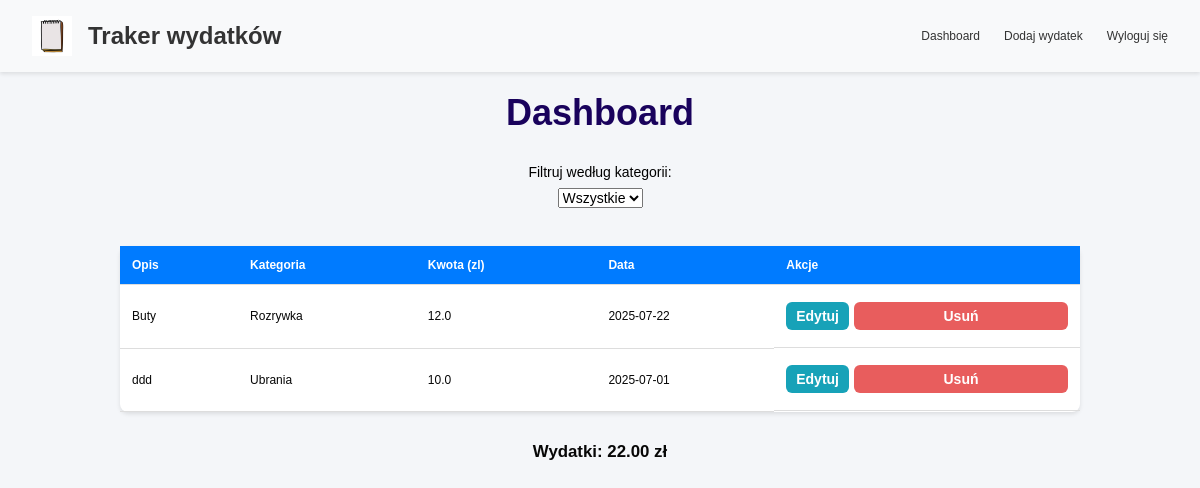
The app's page / (signed in) with its own data.
### app/models.py (models this page shows, shortened)
class Expense(db.Model):
    id = db.Column(db.Integer, primary_key=True)
    amount = db.Column(db.Float, nullable=False)
    description = db.Column(db.String(200))
    category = db.Column(db.String(100))
    date = db.Column(db.Date, nullable=False)
    user_id = db.Column(db.Integer, db.ForeignKey("user.id"), nullable=False)

### app/routes.py (the view)
    @app.route("/")
    @login_required
    def index():
        expenses = Expense.query.filter_by(user_id=current_user.id).all()
        category_totals = {}
        for expense in expenses:
            category = expense.category
            category_totals[category] = category_totals.get(category, 0) + float(
                expense.amount
            )
        return render_template(
            "index.html", expenses=expenses, category_totals=category_totals
        )

### app/routes.py (called while the page is built)
@login_manager.user_loader
def load_user(user_id):
    return db.session.get(User, int(user_id))

### app/templates/index.html (shortened to what this page needs)
{% extends "base.html" %}
{% block content %}
<h2>Dashboard</h2>
<div class="filter-wrapper">
  <label for="categoryFilter">Filtruj według kategorii:</label>
  <select id="categoryFilter">
      <option value="all">Wszystkie</option>
  </select>
</div>
<table>
    <thead>
        <tr>
            <th class="sortable"><span>Opis</span> </th>
            <th class="sortable"><span>Kategoria</span> </th>
            <th class="sortable"><span>Kwota (zl)</span> </th>
            <th class="sortable"><span>Data</span> </th>
            <th>Akcje</th>
        </tr>
    </thead>
    <tbody>
        {% for expense in expenses %}
        <tr>
            <td>{{ expense.description }}</td>
            <td>{{ expense.category }}</td>
            <td>{{ expense.amount }}</td>
            <td>{{ expense.date }}</td>
            <td class="actions-cell">
                <a href="{{ url_for('edit_expense', expense_id=expense.id) }}" class="action-button action-link">Edytuj</a>
                <form action="{{ url_for('delete_expense', expense_id=expense.id) }}" method="POST">
                    <button type="submit" class="action-button delete-btn">Usuń</button>
                </form>
            </td>
        </tr>
        {% endfor %}
    </tbody>
</table>
<div id="total">
    <h3>Wydatki: <span id="totalAmount">0.00</span> zł</h3>
</div>
{% endblock %}

### app/static/css/styles.css (style rules this page uses)
body { font-family: Arial, Helvetica, sans-serif; font-size: 12px; min-width: 800px; background-color: #f4f6f9; color: #070707; margin: 0; padding: 0; }
h2 { text-align: center; margin: 20px 0 10px; color: #19025c; font-size: 36px; }
a { color: #007bff; text-decoration: none; }
form { margin: 20px auto; width: 80%; max-width: 600px; background: #fff; padding: 20px; border-radius: 8px; box-shadow: 0 2px 4px rgba(0, 0, 0, 0.1); display: flex; flex-direction: column; align-items: center; justify-content: center; }
form button { background-color: #e85d5d; color: white; padding: 10px 20px; border: none; border-radius: 4px; cursor: pointer; font-weight: bold; width: 100%; margin-top: 10px; }
table { width: 80%; margin: 30px auto; border-collapse: collapse; background: #fff; border-radius: 8px; box-shadow: 0 2px 4px rgba(0, 0, 0, 0.1); }
table th, table td { padding: 12px; text-align: left; border-bottom: 1px solid #ddd; }
table th { background-color: #007bff; color: white; cursor: pointer; }
.actions-cell { display: flex; justify-content: center; align-items: center; gap: 5px; }
.actions-cell form { margin: 0; padding: 0; background: none; box-shadow: none; display: inline; }
.action-button { color: white; padding: 6px 10px; border-radius: 6px; font-size: 14px; border: none; cursor: pointer; display: inline-block; text-decoration: none; }
.action-link { background-color: #17a2b8; font-weight: bold; }
.delete-btn { background-color: #e85d5d; position: relative; top: -5px; }
#total { text-align: center; margin-top: 30px; font-size: 1.2em; }
.filter-wrapper { display: flex; flex-direction: column; align-items: center; margin-top: 30px; }
.filter-wrapper label, .filter-wrapper select { color: black; font-size: 14px; margin-bottom: 8px; }

### records on screen
Expense: description "Buty", category "Rozrywka", amount "12.0", date "2025-07-22"
Expense: description "ddd", category "Ubrania", amount "10.0", date "2025-07-01"
